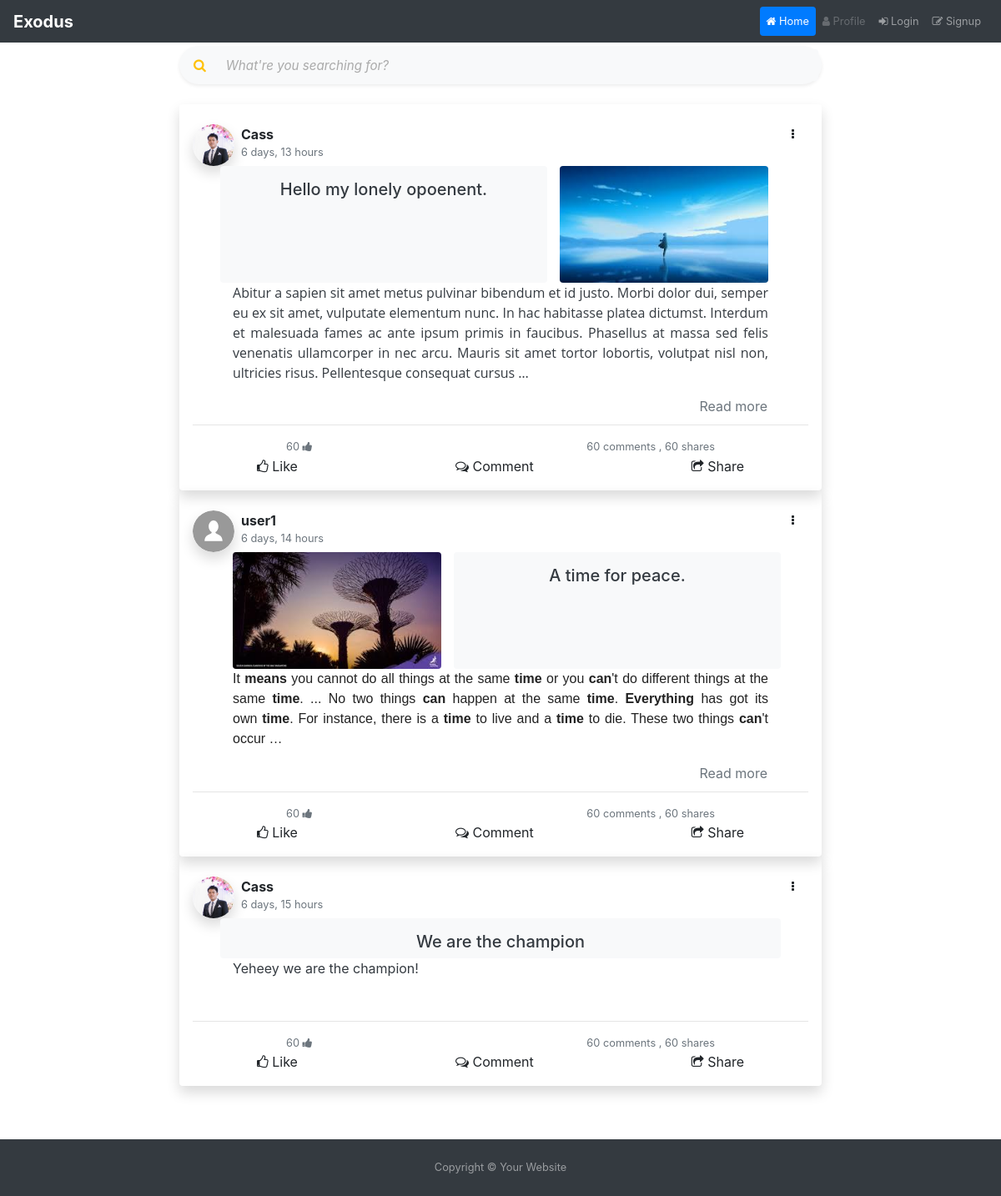
/, run on an earlier commit of the app's database.
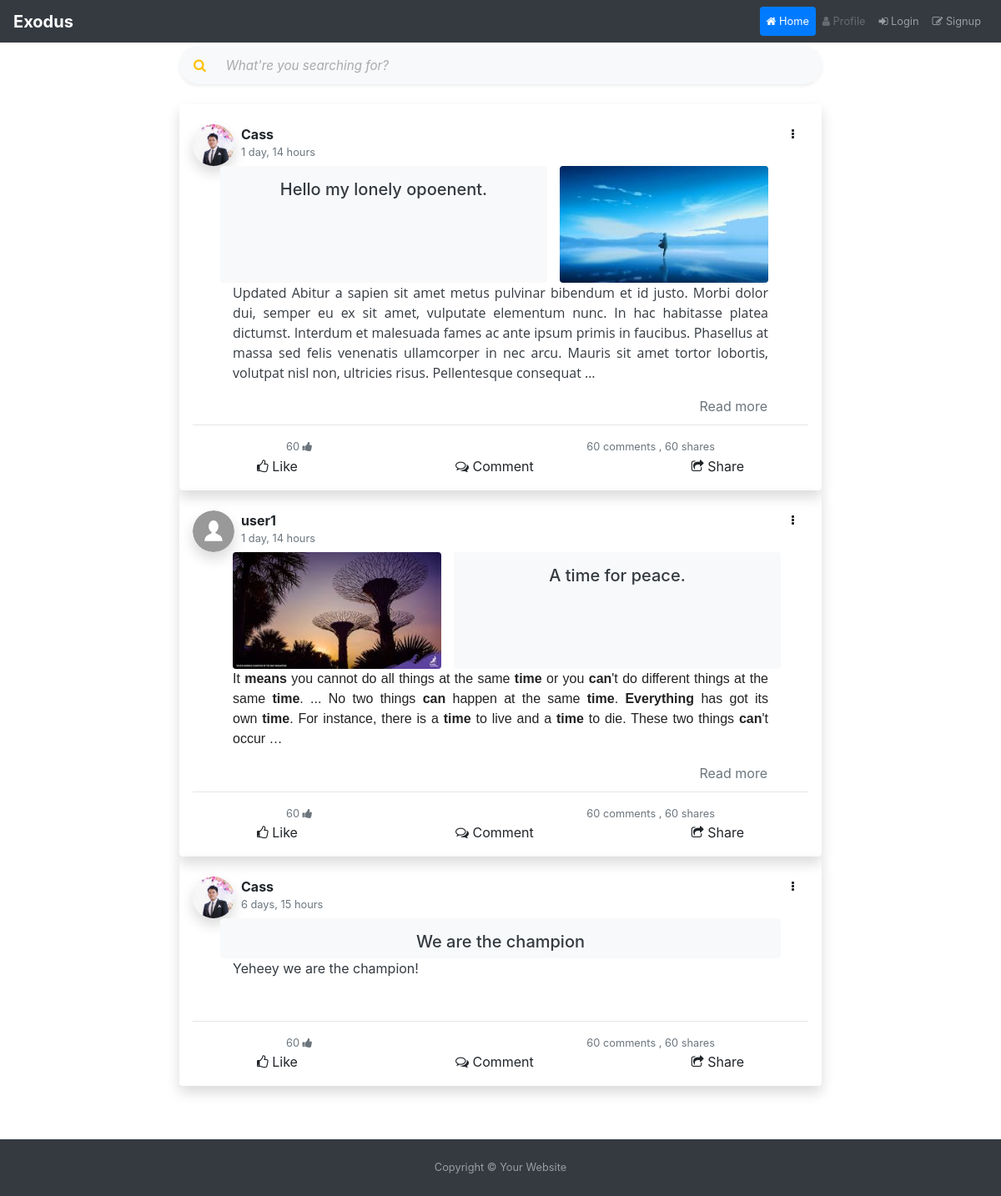
And on a later commit of the database.
### post/models.py (models this page shows, shortened)
class Post(models.Model):
    author = models.ForeignKey(Profile, on_delete=models.CASCADE)
    title = models.TextField(max_length=1000)
    content = HTMLField('Content')
    featured = models.BooleanField(default=False)
    category = models.ForeignKey(Category, on_delete=models.CASCADE)
    slug = models.SlugField(blank=True, unique=True)
    date_updated = models.DateTimeField(auto_now=True)
    date_created = models.DateTimeField(auto_now_add=True)
    class Meta:
        ordering = ['-date_updated']
    def get_absolute_url(self):
        return reverse("post-detail", kwargs={"slug": self.slug})
    def get_update_url(self):
        return reverse("post-update", kwargs={"slug": self.slug})
    def get_delete_url(self):
        return reverse("post-delete", kwargs={"slug": self.slug})
    @property
    def get_images(self):
        return self.image_set.all()

class Image(models.Model):
    caption = models.CharField(max_length=150, blank=True)
    post = models.ForeignKey(
        Post, on_delete=models.CASCADE)
    thumbnail = models.ImageField(
        blank=True, upload_to=f'post/%Y/%m/')

### user/models.py (models this page shows)
class Profile(models.Model):
    user = models.OneToOneField(User, on_delete=models.CASCADE)
    headshot = models.ImageField(
        default='user/default/headshot.svg', upload_to='user/profile', blank=True)
    def __str__(self):
        return f'{self.user.username}'

### post/views.py (the view)
# urls.py: path('', views.PostHomeView.as_view(), name='post-home'),
class PostHomeView(ListView):
    queryset = Post.objects.select_related('author', 'author__user')
    template_name = 'post/post_home.html'
    context_object_name = 'posts'
    ordering = ['-date_created']
    paginate_by = 5

### templates/post/post_home.html
{% extends 'base/base.html' %}
{% block content %}
    {% include 'post/home_card_post.html' %}
    {% include 'base/pagination.html' %}
{% endblock content %}

### templates/base/base.html (shortened to what this page needs)
<html lang="en">
    {% include 'base/head.html' %}
 <body>
    {% include 'base/navbar.html' %}
    <div class="col-md-10 col-lg-8 mx-auto">
        {% block content %}
        {% endblock content %}
    </div>
    {% include 'base/footer.html' %}
</body>
</html>

### templates/base/head.html (shortened to what this page needs)
{% load static %}
<head>
    <link rel="stylesheet" href="https://stackpath.bootstrapcdn.com/bootstrap/4.5.0/css/bootstrap.min.css">
    <link rel="stylesheet" href="https://stackpath.bootstrapcdn.com/font-awesome/4.7.0/css/font-awesome.min.css">
    <link rel="stylesheet" href="{% static 'css/custom_bootstrap.css' %}">
</head>

### templates/base/navbar.html (shortened to what this page needs)
<nav class="navbar navbar-expand-lg navbar-dark bg-dark">
    <div class="collapse navbar-collapse" id="navbarTogglerDemo01">
      <a class="navbar-brand font-weight-bold small py-0" href="{% url 'post-home' %}">Exodus</a>
      <ul class="navbar-nav ml-auto">
        <li class="nav-pills">
          <a class="nav-link small {% if request.path == '/' %} active {% endif %}" href="{% url 'post-home'%}"><i class="fa fa-home" aria-hidden="true"></i> Home <span class="sr-only">(current)</span></a>
        </li>
        {% if user.is_authenticated %}
        <li class="nav-pills">
          <a class="nav-link small {% if request.path == '/profile/' %} active {% endif %}" href="{% url 'post-home'%}"><i class="fa fa-user" aria-hidden="true"></i> Profile</a>
        </li>
        <li class="nav-pills dropdown dropleft mr-4">
          <a class="nav-link small" id="navbarAccts" role="button" data-toggle="dropdown" aria-haspopup="true" aria-expanded="false"><i class="fa fa-cogs" aria-hidden="true"></i> Account</a>
          <div class="dropdown-menu" aria-labelledby="navbarAccts">
            <a class="dropdown-item small" href="{% url 'account_change_password' %}"><i class="fa fa-key" aria-hidden="true"></i> Change Password</a>
            <div class="dropdown-divider"></div>
            <a class="dropdown-item small" href="{% url 'account_logout' %}"><i class="fa fa-sign-out" aria-hidden="true"></i> Logout</a>
          </div>
        </li>
          {% else %}
          <li class="nav-item">
            <a class="nav-link small disabled" href="#" tabindex="-1" aria-disabled="true"><i class="fa fa-user" aria-hidden="true"></i> Profile</a>
          </li>
            <li class="nav-pills">
              <a class="nav-link small {% if request.path == '/accounts/login/' %} active {% endif %}" href="{% url 'account_login'%}"><i class="fa fa-sign-in" aria-hidden="true"></i> Login</a>
            </li>
            <li class="nav-pills">
              <a class="nav-link small {% if request.path == '/accounts/signup/' %} active {% endif %}" href="{% url 'account_signup'%}"><i class="fa fa-pencil-square-o" aria-hidden="true"></i> Signup</a>
            </li>
          {% endif %}
      </ul>
    </div>
  </nav>
<form action="" class="mx-auto col-8 mt-1">
  <div class="p-1 bg-light rounded rounded-pill shadow-sm mb-4">
    <div class="input-group">
      <div class="input-group-prepend">
        <button id="button-addon2" type="submit" class="btn btn-link text-warning"><i class="fa fa-search"></i></button>
      </div>
      <input type="search" placeholder="What're you searching for?" aria-describedby="button-addon2" class="form-control form-control-search  border-0 bg-light">
    </div>
  </div>
</form>

### templates/post/home_card_post.html
{% for post in posts %}
  <div class="shadow rounded p-3">
      <div class="d-flex mt-2">
          <img class="rounded-circle shadow" src="{{post.author.headshot.url}}" height="50" alt="{{post.author}} Image">
          <div class="mx-2">
              <div class="font-weight-bold">{{post.author.user.username}}</div>
              <div class="text-muted small">{{post.date_updated|timesince}}</div>
          </div>
          {% include 'post/social_dropdown.html' %}
      </div>
      <a class="card-link text-dark" style="" href="{{post.get_absolute_url}}">
        <div class="mx-5">
          <div class="row">
            <div class="col order-{% cycle '1' '2' %} bg-light rounded">
              <div class="h5 text-center mt-3">{{post.title|truncatewords:50}}</div>
            </div>
              {% for image in post.get_images %}
              {% if forloop.first %}
              <div class="overflow-hider col-md-5 order-{% cycle '2' '1' %} mx-auto">
                <img class="img-fluid rounded w-100 inlarge-scale" src="{{image.thumbnail.url}}" alt="Post Image">
              </div>
              {% endif %}
            {% endfor %}
          </div>
            <section class="text-justify">
              {{post.content|safe|truncatewords_html:60}}
              {% if post.content|length > 100 %}
                  <a href="123" class="p-0 btn text-muted float-right">Read more</a>
              {% endif %}
            </section>
         </div>
        </a>
         {% include 'post/comment_post.html' %}
  </div>
  {% endfor %}

### templates/post/social_dropdown.html (shortened to what this page needs)
<div class="dropdown ml-auto mr-2 dropleft">
    <button class="btn btn-sm" type="button" id="social-dropdown-menu" data-toggle="dropdown" aria-haspopup="true" aria-expanded="false">
        <i class="fa fa-ellipsis-v" aria-hidden="true"></i>
    </button>
</div>

### templates/post/comment_post.html
<div class="m-0 p-0 small">&nbsp</div>
<hr>
<div class="d-flex justify-content-between mx-5 px-5">
    <div class="small text-muted mx-3"> 60 <i class="fa fa-thumbs-up" aria-hidden="true"></i></div>
    <div class="small text-muted mx-3"> 60 comments , 60 shares</div>
</div>
<div class="d-flex justify-content-between mx-5 px-3">
    <a href="" class="btn py-0"><div><i class="fa fa-thumbs-o-up" aria-hidden="true"></i> Like</div></a>
    <a href="" class="btn py-0"><div><i class="fa fa-comments-o" aria-hidden="true"></i> Comment</div></a>
    <a href="" class="btn py-0"><div><i class="fa fa-share-square-o" aria-hidden="true"></i> Share</div></a>
</div>

### templates/base/pagination.html (shortened to what this page needs)
<div class="text-center pt-3">
</div>

### templates/base/footer.html
<footer id="sticky-footer" class="py-4 bg-dark text-white-50 mt-5">
    <div class="container text-center">
      <small>Copyright &copy; Your Website</small>
    </div>
</footer>

### templates/base/script.html (shortened to what this page needs)
{% load static %}

What changed in the data, as far as the page shows it:
changed Post "Hello my lonely opoenent.": date_updated "6 days, 13 hours" → "1 day, 14 hours"; content "Abitur a sapien sit amet metus pulvinar bibendum et id justo. Morbi dolor dui, semper eu ex sit amet, vulputate elementum nunc. In hac habitasse platea dictumst. Interdum et malesuada fames ac ante ipsum primis in faucibus. Phasellus at massa sed felis venenatis ullamcorper in nec arcu. Mauris sit amet tortor lobortis, volutpat nisl non, ultricies risus. Pellentesque consequat cursus …" → "Updated Abitur a sapien sit amet metus pulvinar bibendum et id justo. Morbi dolor dui, semper eu ex sit amet, vulputate elementum nunc. In hac habitasse platea dictumst. Interdum et malesuada fames ac ante ipsum primis in faucibus. Phasellus at massa sed felis venenatis ullamcorper in nec arcu. Mauris sit amet tortor lobortis, volutpat nisl non, ultricies risus. Pellentesque consequat …"
changed Post "A time for peace.": date_updated "6 days, 14 hours" → "1 day, 14 hours"
